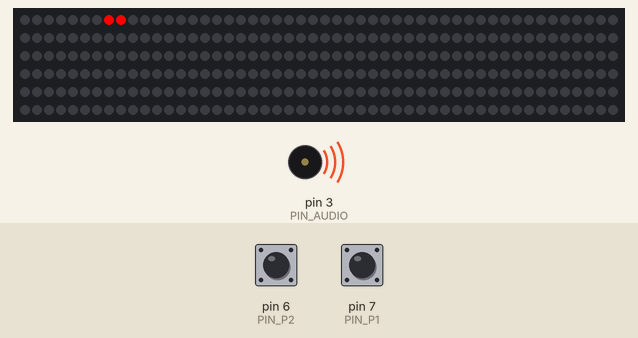
Recording of a sketch running on a simulated Arduino Uno, built with avr-gcc and run on an emulated ATmega328P. Parts: 300 RGB LEDs in strip order, left to right, continuing on the next row, buzzer (waves = sounding). Inputs (shaded band) come from the test bench; at power-on: pin 6 (PIN_P2) HIGH, pin 7 (PIN_P1) HIGH.

Above: at 6.1 s.
9.3 s: pin 6 (PIN_P2) pulled LOW for 0.15 s
At 9.96 s:
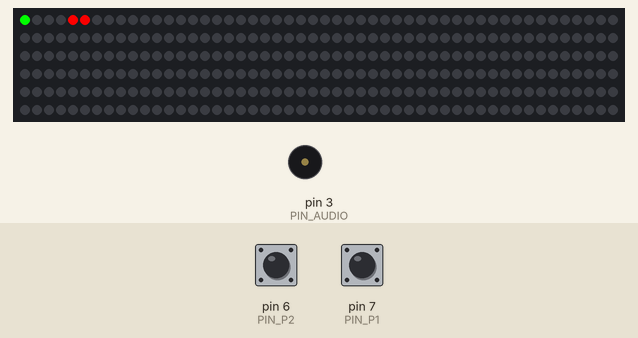
10.0 s: pin 7 (PIN_P1) pulled LOW for 0.15 s
At 10.18 s:
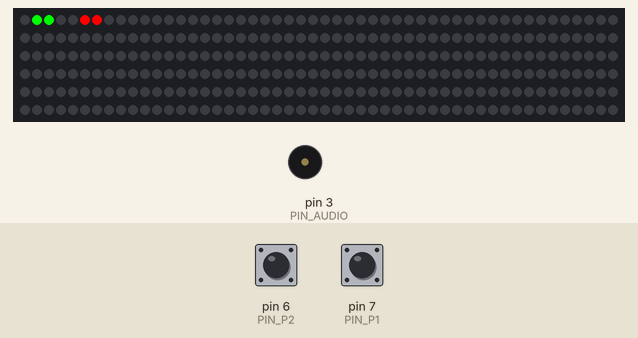
10.7 s: pin 6 (PIN_P2) pulled LOW for 1 s
12.3 s: pin 7 (PIN_P1) pulled LOW for 1 s
Timing chart, 0 to 14.9 s (numbered marks = the images above; inputs shaded):
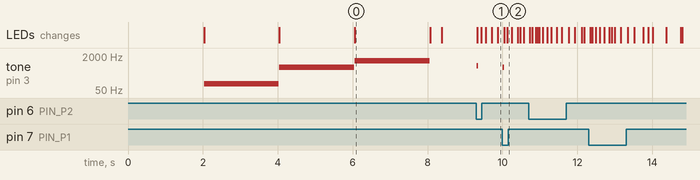

The sketch:

Mario_kart.ino
```cpp
#include <Adafruit_NeoPixel.h>
#define MAXLED         300 // MAX LEDs actives on strip

// Pines
#define PIN_LED        A0  // R 500 ohms to DI pin for WS2812 y WS2813
#define PIN_P1         7   // switch jugador 1
#define PIN_P2         6   // switch jugador 2
#define PIN_AUDIO      3   // audio al speaker

int NPIXELS = MAXLED; // LEDs en la pista

#define COLOR1    track.Color(255,0,0)
#define COLOR2    track.Color(87,35,100)

int win_music[] = { 2637, 2637, 0, 2637, 0, 2093, 2637, 0, 3136 };

// Música de Mario Kart (fragmento)
int mario_kart_music[] = {
  659, 659, 0, 659, 0, 523, 659, 0, 784, 0, 392,
  523, 392, 0, 440, 523, 0, 659, 784, 0, 880
};

byte gravity_map[MAXLED];
int TBEEP = 3;

float speed1 = 0;
float speed2 = 0;
float dist1 = 0;
float dist2 = 0;

byte loop1 = 0;
byte loop2 = 0;

byte leader = 0;
byte loop_max = 5; // total de vueltas para ganar

float ACEL = 0.2;
float kf = 0.015; // constante de fricción
float kg = 0.003; // constante de gravedad

byte flag_sw1 = 0;
byte flag_sw2 = 0;
byte draworder = 0;

unsigned long timestamp = 0;

Adafruit_NeoPixel track = Adafruit_NeoPixel(MAXLED, PIN_LED, NEO_GRB + NEO_KHZ800);

int tdelay = 5;

void set_ramp(byte H, byte a, byte b, byte c) {
  for (int i = 0; i < (b - a); i++) {
    gravity_map[a + i] = 127 - i * ((float)H / (b - a));
  }
  gravity_map[b] = 127;
  for (int i = 0; i < (c - b); i++) {
    gravity_map[b + i + 1] = 127 + H - i * ((float)H / (c - b));
  }
}

void set_loop(byte H, byte a, byte b, byte c) {
  for (int i = 0; i < (b - a); i++) {
    gravity_map[a + i] = 127 - i * ((float)H / (b - a));
  }
  gravity_map[b] = 255;
  for (int i = 0; i < (c - b); i++) {
    gravity_map[b + i + 1] = 127 + H - i * ((float)H / (c - b));
  }
}

void setup() {
  for (int i = 0; i < NPIXELS; i++) {
    gravity_map[i] = 127;
  }
  track.begin();
  pinMode(PIN_P1, INPUT_PULLUP);
  pinMode(PIN_P2, INPUT_PULLUP);

  if (digitalRead(PIN_P1) == 0) {
    set_ramp(12, 90, 100, 110);
    for (int i = 0; i < NPIXELS; i++) {
      track.setPixelColor(i, track.Color(0,0,(127 - gravity_map[i]) / 8));
    }
    track.show();
  }
  start_race();
}

void start_race() {
  for (int i = 0; i < NPIXELS; i++) {
    track.setPixelColor(i, track.Color(0, 0, 0));
  }
  track.show();
  delay(2000);
  track.setPixelColor(12, track.Color(87,35,100));
  track.setPixelColor(11, track.Color(87,35,100));
  track.show();
  tone(PIN_AUDIO, 100);
  delay(2000);
  noTone(PIN_AUDIO);
  track.setPixelColor(12, track.Color(0, 0, 0));
  track.setPixelColor(11, track.Color(0, 0, 0));
  track.setPixelColor(10, track.Color(255, 255, 0));
  track.setPixelColor(9, track.Color(255, 255, 0));
  track.show();
  tone(PIN_AUDIO, 600);
  delay(2000);
  noTone(PIN_AUDIO);
  track.setPixelColor(9, track.Color(0, 0, 0));
  track.setPixelColor(10, track.Color(0, 0, 0));
  track.setPixelColor(8, track.Color(255, 0, 0));
  track.setPixelColor(7, track.Color(255, 0, 0));
  track.show();
  tone(PIN_AUDIO, 1200);
  delay(2000);
  noTone(PIN_AUDIO);
  timestamp = 0;
}

void winner_fx() {
  int msize = sizeof(win_music) / sizeof(int);
  for (int note = 0; note < msize; note++) {
    tone(PIN_AUDIO, win_music[note], 200);
    delay(230);
    noTone(PIN_AUDIO);
  }
}

void play_mario_kart_music() {
  int msize = sizeof(mario_kart_music) / sizeof(int);
  for (int note = 0; note < msize; note++) {
    if (mario_kart_music[note] == 0) {
      delay(200);
    } else {
      tone(PIN_AUDIO, mario_kart_music[note], 200);
      delay(250);
      noTone(PIN_AUDIO);
    }
  }
}

void draw_car1(void) {
  for (int i = 0; i <= loop1; i++) {
    track.setPixelColor(((word)dist1 % NPIXELS) + i, track.Color(0, 255 - i * 20, 0));
  }
}

void draw_car2(void) {
  for (int i = 0; i <= loop2; i++) {
    track.setPixelColor(((word)dist2 % NPIXELS) + i, track.Color(255 - i * 20, 0, 0));
  }
}

void loop() {
  for (int i = 0; i < NPIXELS; i++) {
    track.setPixelColor(i, track.Color(0, 0, (127 - gravity_map[i]) / 8));
  }

  if ((flag_sw1 == 1) && (digitalRead(PIN_P1) == 0)) { flag_sw1 = 0; speed1 += ACEL; }
  if ((flag_sw1 == 0) && (digitalRead(PIN_P1) == 1)) { flag_sw1 = 1; }

  speed1 -= speed1 * kf;
  dist1 += speed1;

  if ((flag_sw2 == 1) && (digitalRead(PIN_P2) == 0)) { flag_sw2 = 0; speed2 += ACEL; }
  if ((flag_sw2 == 0) && (digitalRead(PIN_P2) == 1)) { flag_sw2 = 1; }

  speed2 -= speed2 * kf;
  dist2 += speed2;

  if (dist1 > dist2) { leader = 1; }
  if (dist2 > dist1) { leader = 2; }

  if (dist1 > NPIXELS * loop1) { loop1++; tone(PIN_AUDIO, 600); TBEEP = 2; }
  if (dist2 > NPIXELS * loop2) { loop2++; tone(PIN_AUDIO, 700); TBEEP = 2; }

  if (loop1 > loop_max) {
    for (int i = 0; i < NPIXELS; i++) {
      track.setPixelColor(i, track.Color(0, 255, 0));
    }
    track.show();
    winner_fx();
    play_mario_kart_music();
    loop1 = 0; loop2 = 0; dist1 = 0; dist2 = 0; speed1 = 0; speed2 = 0; timestamp = 0;
    start_race();
    return;
  }
  if (loop2 > loop_max) {
    for (int i = 0; i < NPIXELS; i++) {
      track.setPixelColor(i, track.Color(255, 0, 0));
    }
    track.show();
    winner_fx();
    play_mario_kart_music();
    loop1 = 0; loop2 = 0; dist1 = 0; dist2 = 0; speed1 = 0; speed2 = 0; timestamp = 0;
    start_race();
    return;
  }

  if (draworder == 0) {
    draw_car1();
    draw_car2();
    draworder = 1;
  } else {
    draw_car2();
    draw_car1();
    draworder = 0;
  }
  track.show();
  delay(tdelay);

  if (TBEEP > 0) {
    TBEEP--;
    if (TBEEP == 0) noTone(PIN_AUDIO);
  }
}
```

Measured:
- after the input at 9.3 s, tone on pin 3 (PIN_AUDIO): silent → 700 Hz at once, → silent 0.04 s later; the LEDs: first change at once (image 1 shows a later state)
- after the input at 10.0 s, tone on pin 3 (PIN_AUDIO): silent → 600 Hz at once, → silent 0.04 s later
